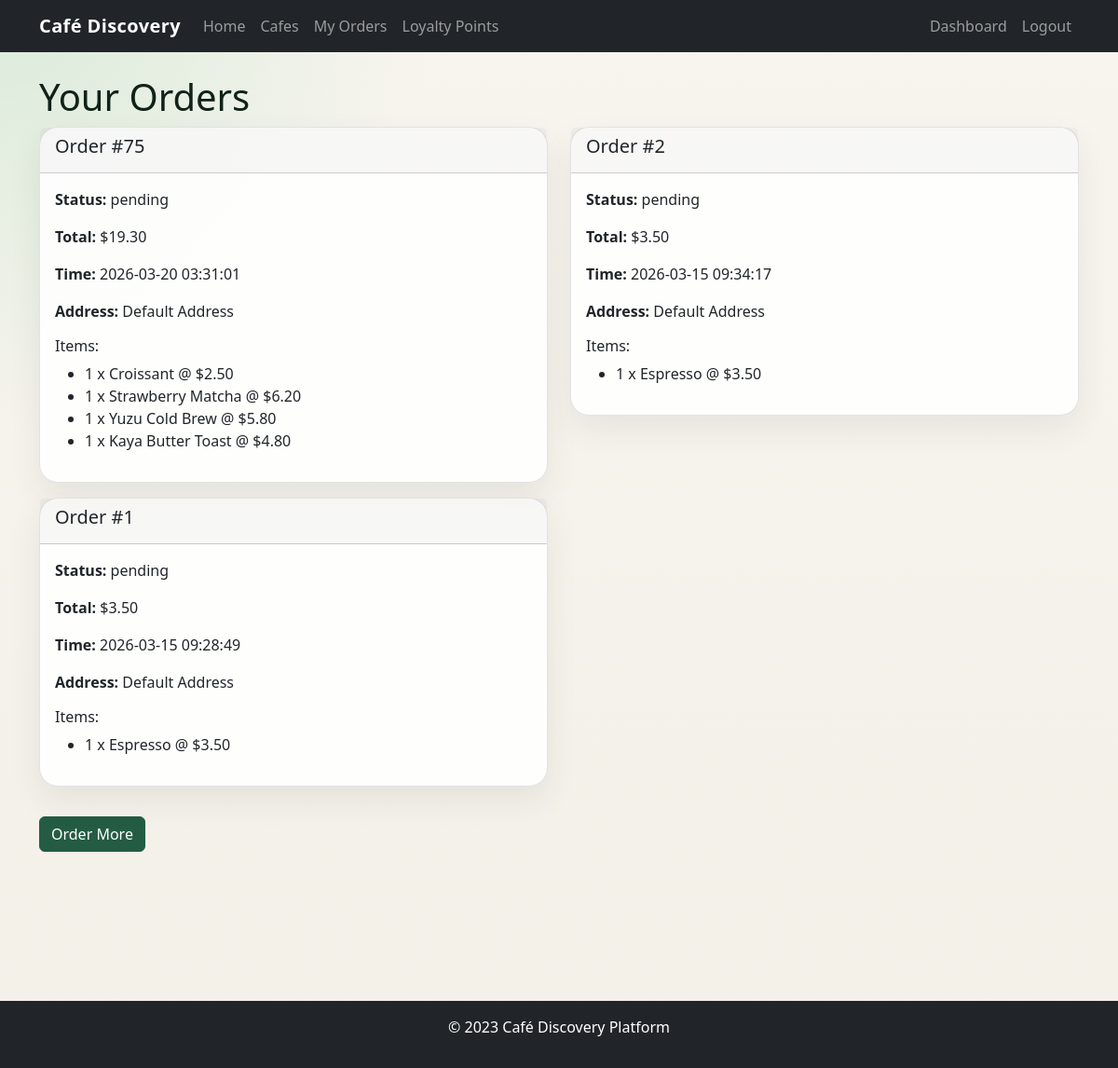
The page /orders on the database its author committed.
### app/models/order.py (models this page shows)
class Order(Base):
    __tablename__ = "orders"
    id = Column(Integer, primary_key=True, index=True)
    customer_id = Column(Integer, ForeignKey("users.id"))
    cafe_id = Column(Integer, ForeignKey("cafes.id"))
    total_amount = Column(Float)
    status = Column(String, default="pending")  # pending, confirmed, preparing, ready, delivered
    order_time = Column(DateTime(timezone=True), server_default=func.now())
    delivery_address = Column(Text)
    notes = Column(Text, nullable=True)
    customer = relationship("User")
    cafe = relationship("Cafe", back_populates="orders")
    items = relationship("OrderItem", back_populates="order")

class OrderItem(Base):
    __tablename__ = "order_items"
    id = Column(Integer, primary_key=True, index=True)
    order_id = Column(Integer, ForeignKey("orders.id"))
    menu_item_id = Column(Integer, ForeignKey("menu_items.id"))
    quantity = Column(Integer)
    price = Column(Float)  # price at time of order
    order = relationship("Order", back_populates="items")
    menu_item = relationship("MenuItem")

### app/models/menu_item.py (models this page shows)
class MenuItem(Base):
    __tablename__ = "menu_items"
    id = Column(Integer, primary_key=True, index=True)
    cafe_id = Column(Integer, ForeignKey("cafes.id"))
    name = Column(String, index=True)
    description = Column(Text)
    price = Column(Float)
    category = Column(String)  # e.g., drink, food
    is_available = Column(Boolean, default=True)
    image_url = Column(String, nullable=True)
    cafe = relationship("Cafe", back_populates="menu_items")

### main.py (the view)
@app.get("/orders", response_class=HTMLResponse)
async def user_orders(
    request: Request,
    status: str = "",
    date_from: str = "",
    date_to: str = "",
    item_search: str = "",
    customer_search: str = "",
    sort: str = "newest",
    current_user: User = Depends(get_current_user_optional),
    db: Session = Depends(get_db),
):
    if not current_user:
        return RedirectResponse(url="/login", status_code=302)
    query = db.query(Order).options(
        joinedload(Order.items).joinedload(OrderItem.menu_item),
        joinedload(Order.customer),
        joinedload(Order.cafe),
    )
    if current_user.role == "vendor":
        cafe_ids = [cafe.id for cafe in db.query(Cafe).filter(Cafe.vendor_id == current_user.id).all()]
        query = query.filter(Order.cafe_id.in_(cafe_ids)) if cafe_ids else query.filter(False)
        if status:
            query = query.filter(Order.status == status)
        if date_from:
            try:
                query = query.filter(func.date(Order.order_time) >= datetime.strptime(date_from, "%Y-%m-%d").date())
            except ValueError:
                pass
        if date_to:
            try:
                query = query.filter(func.date(Order.order_time) <= datetime.strptime(date_to, "%Y-%m-%d").date())
            except ValueError:
                pass
        if item_search:
            query = query.join(Order.items).join(OrderItem.menu_item).filter(MenuItem.name.ilike(f"%{item_search.strip()}%"))
        if customer_search:
            query = query.join(Order.customer).filter(
                (User.full_name.ilike(f"%{customer_search.strip()}%")) |
                (User.email.ilike(f"%{customer_search.strip()}%"))
            )
        if sort == "oldest":
            query = query.order_by(Order.order_time.asc())
        elif sort == "highest":
            query = query.order_by(Order.total_amount.desc(), Order.order_time.desc())
        else:
            query = query.order_by(Order.order_time.desc())
        orders = query.distinct().all()
    else:
        orders = query.filter(Order.customer_id == current_user.id).order_by(Order.order_time.desc()).all()
    points_balance = db.query(func.sum(Point.amount)).filter(Point.user_id == current_user.id).scalar() or 0
    order_analytics = build_order_analytics(orders)
    managed_cafe = None
    if current_user.role == "vendor":
        managed_cafe = get_managed_cafe_for_vendor(db, current_user.id)
    return templates.TemplateResponse(
        "orders.html",
        {
            "request": request,
            "orders": orders,
            "current_user": current_user,
            "points_balance": points_balance,
            "order_analytics": order_analytics,
            "managed_cafe": managed_cafe,
            "order_filters": {
                "status": status,
                "date_from": date_from,
                "date_to": date_to,
                "item_search": item_search,
                "customer_search": customer_search,
                "sort": sort,
            },
        },
    )

### app/templates/orders.html (shortened to what this page needs)
{% extends "base.html" %}
{% block content %}
<h1>{% if current_user.role == 'vendor' %}Vendor Orders{% else %}Your Orders{% endif %}</h1>
{% if orders %}
<div class="row">
    {% for order in orders %}
    <div class="col-md-6">
        <div class="card">
            <div class="card-header">
                <h5>Order #{{ order.id }}</h5>
            </div>
            <div class="card-body">
                <p><strong>Status:</strong> {{ order.status }}</p>
                <p><strong>Total:</strong> ${{ "%.2f"|format(order.total_amount) }}</p>
                <p><strong>Time:</strong> {{ order.order_time }}</p>
                <p><strong>Address:</strong> {{ order.delivery_address }}</p>
                <h6>Items:</h6>
                <ul>
                    {% for item in order.items %}
                    <li>{{ item.quantity }} x {{ item.menu_item.name }} @ ${{ "%.2f"|format(item.price) }}</li>
                    {% endfor %}
                </ul>
            </div>
        </div>
    </div>
    {% endfor %}
</div>
{% else %}
<p>{% if current_user.role == 'vendor' %}No customer orders have been placed for your cafe yet.{% else %}You have no orders yet.{% endif %}</p>
{% endif %}
<div class="mt-3">
    {% if current_user.role == 'vendor' %}
    <a href="/dashboard" class="btn btn-primary">Back to Dashboard</a>
    {% else %}
    <a href="/cafes" class="btn btn-primary">Order More</a>
    {% endif %}
</div>
{% endblock %}

### app/templates/base.html (shortened to what this page needs)
<!DOCTYPE html>
<html lang="en">
<head>
    <link href="https://cdn.jsdelivr.net/npm/bootstrap@5.3.0/dist/css/bootstrap.min.css" rel="stylesheet">
    <link rel="stylesheet" href="{{ url_for('static', path='css/style.css') }}">
</head>
<body>
    <nav class="navbar navbar-expand-lg navbar-dark bg-dark">
        <div class="container">
            <a class="navbar-brand" href="/">Café Discovery</a>
            <div class="collapse navbar-collapse" id="navbarNav">
                <ul class="navbar-nav me-auto">
                    <li class="nav-item"><a class="nav-link" href="/">Home</a></li>
                    {% if current_user %}
                    <li class="nav-item"><a class="nav-link" href="/cafes">Cafes</a></li>
                    {% if current_user.role == 'customer' %}
                    <li class="nav-item"><a class="nav-link" href="/orders">My Orders</a></li>
                    <li class="nav-item"><a class="nav-link" href="/loyalty">Loyalty Points</a></li>
                    {% else %}
                    <li class="nav-item"><a class="nav-link" href="/orders">Orders</a></li>
                    {% endif %}
                    {% endif %}
                </ul>
                <ul class="navbar-nav">
                    {% if current_user %}
                        <li class="nav-item"><a class="nav-link" href="/dashboard">Dashboard</a></li>
                        <li class="nav-item"><a class="nav-link" href="/logout">Logout</a></li>
                    {% else %}
                        <li class="nav-item"><a class="nav-link" href="/login">Login</a></li>
                    {% endif %}
                </ul>
            </div>
        </div>
    </nav>
    <main class="container mt-4">
        {% block content %}{% endblock %}
    </main>
    <footer class="bg-dark text-white text-center py-3 mt-5">
        <p>&copy; 2023 Café Discovery Platform</p>
    </footer>
</body>
</html>

### app/static/css/style.css (style rules this page uses)
:root { --brand-ink: #112218; --brand-green: #245c43; --brand-green-dark: #163f2d; --brand-mint: #d7ead8; --brand-cream: #f6f3ea; --brand-sand: #ece3d0; --brand-line: rgba(17, 34, 24, 0.12); }
body { background: radial-gradient(circle at top left, rgba(215, 234, 216, 0.9), transparent 28%), linear-gradient(180deg, #f8f5ee 0%, #f3f0e8 100%); color: var(--brand-ink); min-height: 100vh; }
.navbar-brand { font-weight: 700; letter-spacing: 0.02em; }
.card, .dashboard-card { margin-bottom: 1rem; border: 1px solid var(--brand-line); border-radius: 1.25rem; box-shadow: 0 14px 35px rgba(28, 45, 34, 0.08); }
.card { background: rgba(255, 255, 255, 0.88); }
.btn-primary { background-color: var(--brand-green); border-color: var(--brand-green); }
main.container { padding-bottom: 7rem; }
footer { width: 100%; }

### rows shown on the page
Order: id "75", status "pending", total_amount "19.30", order_time "2026-03-20 03:31:01", delivery_address "Default Address"
OrderItem: quantity "1", menu_item.name "Croissant", price "2.50"
OrderItem: quantity "1", menu_item.name "Strawberry Matcha", price "6.20"
OrderItem: quantity "1", menu_item.name "Yuzu Cold Brew", price "5.80"
OrderItem: quantity "1", menu_item.name "Kaya Butter Toast", price "4.80"
Order: id "2", status "pending", total_amount "3.50", order_time "2026-03-15 09:34:17", delivery_address "Default Address"
OrderItem: quantity "1", menu_item.name "Espresso", price "3.50"
Order: id "1", status "pending", total_amount "3.50", order_time "2026-03-15 09:28:49", delivery_address "Default Address"
OrderItem: quantity "1", menu_item.name "Espresso", price "3.50"
